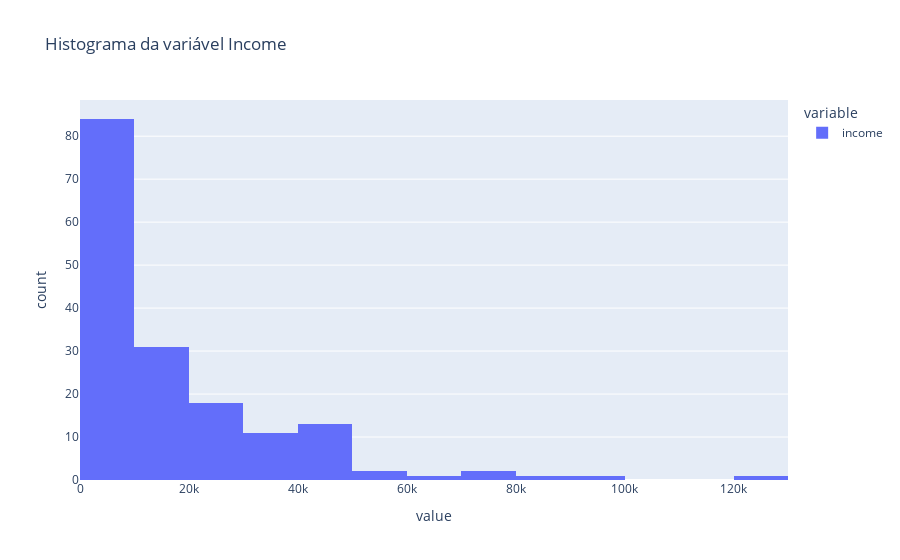

The notebook cell this image was saved under:
### Code cell
# Distribuição da variável income
px.histogram(df_countries['income'], title='Histograma da variável Income')

### Figure 1 — Plotly figure (JSON) as saved in the notebook; plotly's stock layout.template omitted (floating-point values rounded to 4 significant figures; data arrays with more than 128 entries replaced by an {"elided": "..."} marker saying what was removed)
{"data": [{"alignmentgroup": "True", "bingroup": "x", "hovertemplate": "variable=income<br>value=%{x}<br>count=%{y}<extra></extra>", "legendgroup": "income", "marker": {"color": "#636efa", "pattern": {"shape": ""}}, "name": "income", "offsetgroup": "income", "orientation": "v", "showlegend": true, "type": "histogram", "x": {"elided": "165 int values"}, "xaxis": "x", "yaxis": "y"}], "layout": {"barmode": "relative", "legend": {"title": {"text": "variable"}, "tracegroupgap": 0}, "title": {"text": "Histograma da variável Income"}, "xaxis": {"anchor": "y", "domain": [0, 1], "title": {"text": "value"}}, "yaxis": {"anchor": "x", "domain": [0, 1], "title": {"text": "count"}}}}
